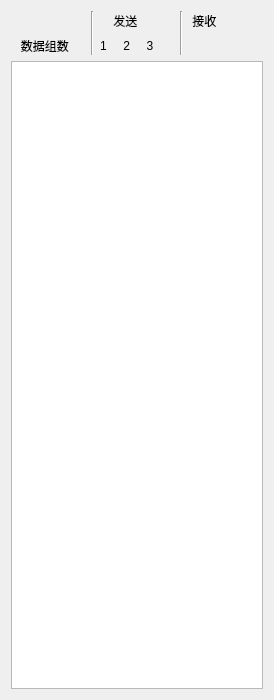
<?xml version="1.0" encoding="UTF-8"?>
<ui version="4.0">
 <class>Stu_ShowTalkData</class>
 <widget class="QWidget" name="Stu_ShowTalkData">
  <property name="geometry">
   <rect>
    <x>0</x>
    <y>0</y>
    <width>274</width>
    <height>700</height>
   </rect>
  </property>
  <property name="windowTitle">
   <string>Form</string>
  </property>
  <layout class="QGridLayout" name="gridLayout">
   <item row="0" column="0">
    <spacer name="horizontalSpacer">
     <property name="orientation">
      <enum>Qt::Horizontal</enum>
     </property>
     <property name="sizeType">
      <enum>QSizePolicy::Fixed</enum>
     </property>
     <property name="sizeHint" stdset="0">
      <size>
       <width>58</width>
       <height>20</height>
      </size>
     </property>
    </spacer>
   </item>
   <item row="0" column="1" rowspan="2">
    <widget class="Line" name="line">
     <property name="orientation">
      <enum>Qt::Vertical</enum>
     </property>
    </widget>
   </item>
   <item row="0" column="2">
    <widget class="QLabel" name="label">
     <property name="text">
      <string>    发送</string>
     </property>
    </widget>
   </item>
   <item row="0" column="3" rowspan="2">
    <widget class="Line" name="line_2">
     <property name="orientation">
      <enum>Qt::Vertical</enum>
     </property>
    </widget>
   </item>
   <item row="0" column="4">
    <widget class="QLabel" name="label_2">
     <property name="toolTip">
      <string>每发送3次，只显示第3次接收到的数据，以16进制显示</string>
     </property>
     <property name="text">
      <string> 接收</string>
     </property>
     <property name="scaledContents">
      <bool>false</bool>
     </property>
    </widget>
   </item>
   <item row="1" column="0">
    <widget class="QLabel" name="label_4">
     <property name="text">
      <string>   数据组数 </string>
     </property>
    </widget>
   </item>
   <item row="1" column="2">
    <widget class="QLabel" name="label_3">
     <property name="text">
      <string>1     2     3 </string>
     </property>
    </widget>
   </item>
   <item row="2" column="0" colspan="5">
    <widget class="QPlainTextEdit" name="plainTextEdit">
     <property name="enabled">
      <bool>true</bool>
     </property>
     <property name="readOnly">
      <bool>true</bool>
     </property>
    </widget>
   </item>
  </layout>
 </widget>
 <resources/>
 <connections/>
</ui>
